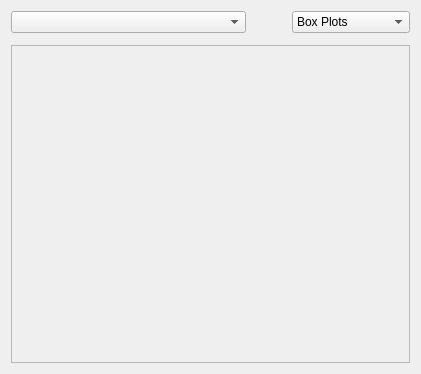
<?xml version="1.0" encoding="UTF-8"?>
<ui version="4.0">
 <class>CompareDisplay</class>
 <widget class="QWidget" name="CompareDisplay">
  <property name="geometry">
   <rect>
    <x>0</x>
    <y>0</y>
    <width>421</width>
    <height>374</height>
   </rect>
  </property>
  <property name="sizePolicy">
   <sizepolicy hsizetype="Preferred" vsizetype="Preferred">
    <horstretch>0</horstretch>
    <verstretch>0</verstretch>
   </sizepolicy>
  </property>
  <property name="windowTitle">
   <string>Compare Algorithms</string>
  </property>
  <property name="windowOpacity">
   <double>1.000000000000000</double>
  </property>
  <property name="autoFillBackground">
   <bool>false</bool>
  </property>
  <layout class="QVBoxLayout" name="verticalLayout">
   <property name="spacing">
    <number>0</number>
   </property>
   <item>
    <widget class="QWidget" name="widget_2" native="true">
     <layout class="QHBoxLayout" name="horizontalLayout" stretch="2,0,1">
      <property name="leftMargin">
       <number>0</number>
      </property>
      <property name="topMargin">
       <number>0</number>
      </property>
      <property name="rightMargin">
       <number>0</number>
      </property>
      <property name="bottomMargin">
       <number>12</number>
      </property>
      <item>
       <widget class="QComboBox" name="resultCombo"/>
      </item>
      <item>
       <spacer name="horizontalSpacer">
        <property name="orientation">
         <enum>Qt::Horizontal</enum>
        </property>
        <property name="sizeHint" stdset="0">
         <size>
          <width>40</width>
          <height>20</height>
         </size>
        </property>
       </spacer>
      </item>
      <item>
       <widget class="QComboBox" name="displayTypeCombo">
        <item>
         <property name="text">
          <string>Box Plots</string>
         </property>
        </item>
        <item>
         <property name="text">
          <string>Histograms</string>
         </property>
        </item>
        <item>
         <property name="text">
          <string>Raw Data</string>
         </property>
        </item>
       </widget>
      </item>
     </layout>
    </widget>
   </item>
   <item>
    <widget class="QScrollArea" name="scrollArea">
     <property name="widgetResizable">
      <bool>true</bool>
     </property>
     <widget class="QWidget" name="resultsWidget">
      <property name="geometry">
       <rect>
        <x>0</x>
        <y>0</y>
        <width>395</width>
        <height>314</height>
       </rect>
      </property>
      <layout class="QHBoxLayout" name="horizontalLayout_2">
       <property name="spacing">
        <number>0</number>
       </property>
       <property name="margin">
        <number>0</number>
       </property>
       <item>
        <widget class="QLabel" name="display">
         <property name="text">
          <string/>
         </property>
        </widget>
       </item>
      </layout>
     </widget>
    </widget>
   </item>
  </layout>
 </widget>
 <resources/>
 <connections/>
</ui>
